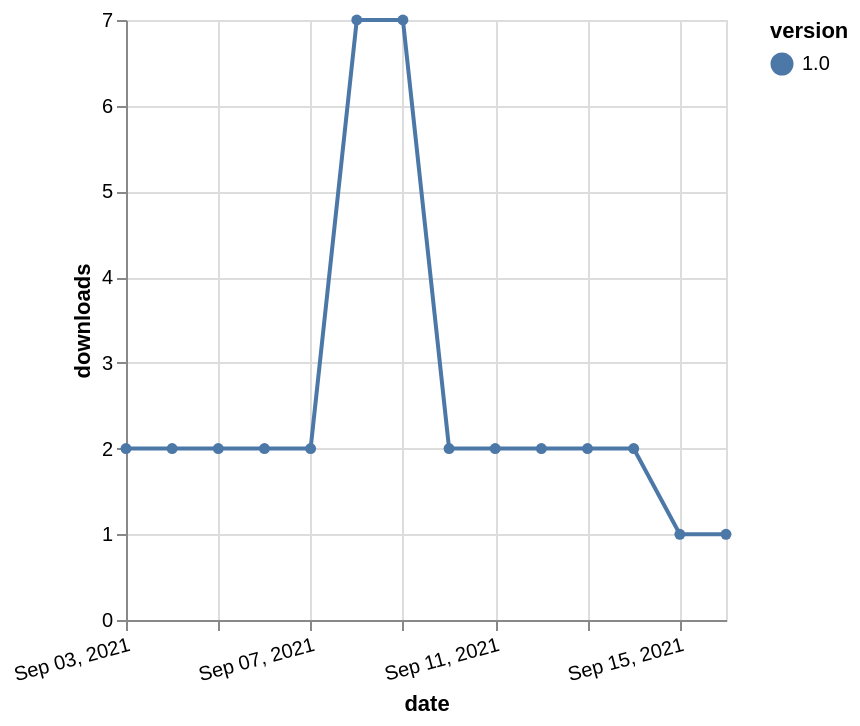

The Vega-Lite source for this figure:
### Vega-Lite specification from a JSON file in a GitHub repository (floating-point values rounded to 4 significant figures)
{"$schema": "https://vega.github.io/schema/vega-lite/v5.json", "description": "A simple bar chart with embedded data.", "data": {"values": [{"date": "2021-09-03", "total": 3001, "delta": 2, "version": "1.0"}, {"date": "2021-09-04", "total": 3003, "delta": 2, "version": "1.0"}, {"date": "2021-09-05", "total": 3005, "delta": 2, "version": "1.0"}, {"date": "2021-09-06", "total": 3007, "delta": 2, "version": "1.0"}, {"date": "2021-09-07", "total": 3009, "delta": 2, "version": "1.0"}, {"date": "2021-09-08", "total": 3016, "delta": 7, "version": "1.0"}, {"date": "2021-09-09", "total": 3023, "delta": 7, "version": "1.0"}, {"date": "2021-09-10", "total": 3025, "delta": 2, "version": "1.0"}, {"date": "2021-09-11", "total": 3027, "delta": 2, "version": "1.0"}, {"date": "2021-09-12", "total": 3029, "delta": 2, "version": "1.0"}, {"date": "2021-09-13", "total": 3031, "delta": 2, "version": "1.0"}, {"date": "2021-09-14", "total": 3033, "delta": 2, "version": "1.0"}, {"date": "2021-09-15", "total": 3034, "delta": 1, "version": "1.0"}, {"date": "2021-09-16", "total": 3035, "delta": 1, "version": "1.0"}]}, "width": "container", "mark": {"type": "line", "point": {"filled": true}}, "encoding": {"x": {"field": "date", "type": "temporal", "timeUnit": "yearmonthdate", "title": "date", "axis": {"labelAngle": -15}}, "y": {"field": "delta", "type": "quantitative", "title": "downloads"}, "color": {"field": "version", "type": "nominal"}, "tooltip": {"field": "delta"}}}
